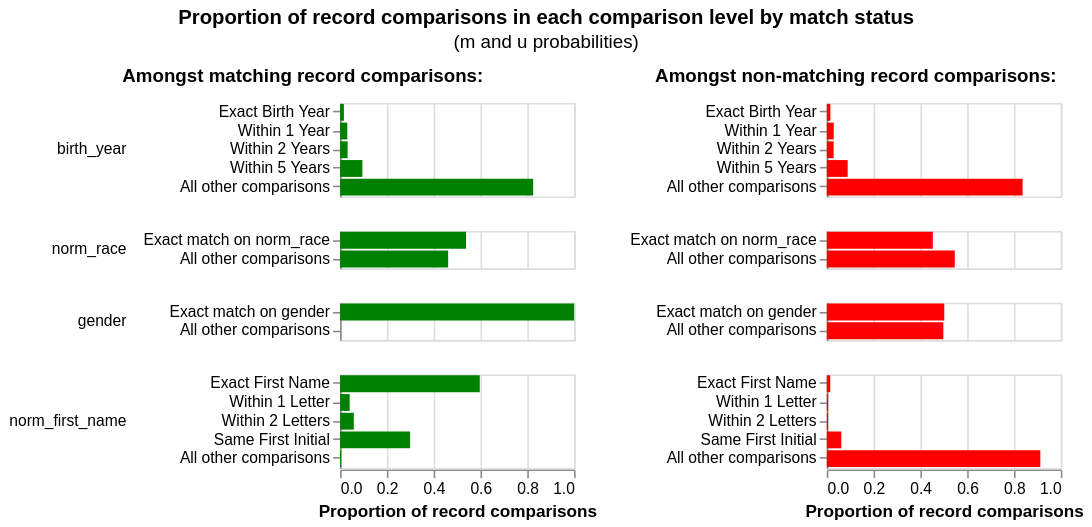

Source (notebook cell):
### Markdown cell above
### Interpreting the Above Figure

The above figure aims to depict match weight for each comparison level.

### Code cell
linker.visualisations.m_u_parameters_chart()

### Figure 1 — Vega-Lite specification as saved in the notebook (floating-point values rounded to 4 significant figures)
{"config": {"view": {"continuousWidth": 300, "continuousHeight": 300, "discreteHeight": 300, "discreteWidth": 400}, "header": {"title": null}, "title": {"anchor": "middle", "offset": 10}}, "hconcat": [{"mark": "bar", "encoding": {"color": {"value": "green"}, "row": {"field": "comparison_name", "header": {"labelAlign": "left", "labelAnchor": "middle", "labelAngle": 0}, "sort": {"field": "comparison_sort_order"}, "type": "nominal"}, "tooltip": [{"field": "comparison_name", "title": "Comparison name", "type": "nominal"}, {"field": "label_for_charts", "title": "Label", "type": "ordinal"}, {"field": "sql_condition", "title": "SQL condition", "type": "nominal"}, {"field": "m_probability", "format": ".10~g", "title": "M probability", "type": "quantitative"}, {"field": "u_probability", "format": ".10~g", "title": "U probability", "type": "quantitative"}, {"field": "bayes_factor", "format": ",.6f", "title": "Bayes factor = m/u", "type": "quantitative"}, {"field": "log2_bayes_factor", "format": ".4~g", "title": "Match weight = log2(m/u)", "type": "quantitative"}, {"field": "bayes_factor_description", "title": "Match weight description", "type": "nominal"}, {"field": "m_probability_description", "title": "m probability description", "type": "nominal"}, {"field": "u_probability_description", "title": "u probability description", "type": "nominal"}], "x": {"axis": {"title": "Proportion of record comparisons"}, "field": "m_probability", "type": "quantitative"}, "y": {"axis": {"title": null}, "field": "label_for_charts", "sort": {"field": "comparison_vector_value", "order": "descending"}, "type": "nominal"}}, "height": {"step": 12}, "resolve": {"scale": {"y": "independent"}}, "title": {"text": "Amongst matching record comparisons:", "fontSize": 12, "fontWeight": "bold"}, "transform": [{"filter": "(datum.bayes_factor != 'no-op filter due to vega lite issue 4680')"}], "width": 150}, {"mark": "bar", "encoding": {"color": {"value": "red"}, "row": {"field": "comparison_name", "header": {"labels": false}, "sort": {"field": "comparison_sort_order"}, "type": "nominal"}, "tooltip": [{"field": "comparison_name", "title": "Comparison name", "type": "nominal"}, {"field": "label_for_charts", "title": "Label", "type": "ordinal"}, {"field": "sql_condition", "title": "SQL condition", "type": "nominal"}, {"field": "m_probability", "format": ".10~g", "title": "M probability", "type": "quantitative"}, {"field": "u_probability", "format": ".10~g", "title": "U probability", "type": "quantitative"}, {"field": "bayes_factor", "format": ",.6f", "title": "Bayes factor = m/u", "type": "quantitative"}, {"field": "log2_bayes_factor", "format": ".4~g", "title": "Match weight = log2(m/u)", "type": "quantitative"}, {"field": "bayes_factor_description", "title": "Match weight description", "type": "nominal"}, {"field": "m_probability_description", "title": "m probability description", "type": "nominal"}, {"field": "u_probability_description", "title": "u probability description", "type": "nominal"}], "x": {"axis": {"title": "Proportion of record comparisons"}, "field": "u_probability", "type": "quantitative"}, "y": {"axis": {"title": null}, "field": "label_for_charts", "sort": {"field": "comparison_vector_value", "order": "descending"}, "type": "nominal"}}, "height": {"step": 12}, "resolve": {"scale": {"y": "independent"}}, "title": {"text": "Amongst non-matching record comparisons:", "fontSize": 12, "fontWeight": "bold"}, "transform": [{"filter": "(datum.bayes_factor != 'no-op filter2 due to vega lite issue 4680')"}], "width": 150}], "data": {"name": "data-984e9c1be67c3d902e5c5efa5d38d9fc"}, "title": {"text": "Proportion of record comparisons in each comparison level by match status", "subtitle": "(m and u probabilities)"}, "$schema": "https://vega.github.io/schema/vega-lite/v5.9.3.json", "datasets": {"data-984e9c1be67c3d902e5c5efa5d38d9fc": [{"comparison_name": "birth_year", "sql_condition": "abs(birth_year_l - birth_year_r) = 0", "label_for_charts": "Exact Birth Year", "m_probability": 0.01629, "u_probability": 0.01526, "m_probability_description": "Amongst matching record comparisons, 1.629% of records (i.e. one in 61.38) are in the exact birth year comparison level", "u_probability_description": "Amongst non-matching record comparisons, 1.526% of records (i.e. one in 65.54) are in the exact birth year comparison level", "has_tf_adjustments": false, "tf_adjustment_column": null, "tf_adjustment_weight": 1.0, "is_null_level": false, "bayes_factor": 1.068, "log2_bayes_factor": 0.09457, "comparison_vector_value": 4, "max_comparison_vector_value": 4, "bayes_factor_description": "If comparison level is `exact birth year` then comparison is 1.068 times more likely to be a match", "probability_two_random_records_match": 0.007488, "comparison_sort_order": 0}, {"comparison_name": "birth_year", "sql_condition": "abs(birth_year_l - birth_year_r) <= 1", "label_for_charts": "Within 1 Year", "m_probability": 0.0309, "u_probability": 0.02961, "m_probability_description": "Amongst matching record comparisons, 3.09% of records (i.e. one in 32.36) are in the within 1 year comparison level", "u_probability_description": "Amongst non-matching record comparisons, 2.961% of records (i.e. one in 33.78) are in the within 1 year comparison level", "has_tf_adjustments": false, "tf_adjustment_column": null, "tf_adjustment_weight": 1.0, "is_null_level": false, "bayes_factor": 1.044, "log2_bayes_factor": 0.06173, "comparison_vector_value": 3, "max_comparison_vector_value": 4, "bayes_factor_description": "If comparison level is `within 1 year` then comparison is 1.044 times more likely to be a match", "probability_two_random_records_match": 0.007488, "comparison_sort_order": 0}, {"comparison_name": "birth_year", "sql_condition": "abs(birth_year_l - birth_year_r) <= 2", "label_for_charts": "Within 2 Years", "m_probability": 0.03217, "u_probability": 0.02915, "m_probability_description": "Amongst matching record comparisons, 3.217% of records (i.e. one in 31.09) are in the within 2 years comparison level", "u_probability_description": "Amongst non-matching record comparisons, 2.915% of records (i.e. one in 34.3) are in the within 2 years comparison level", "has_tf_adjustments": false, "tf_adjustment_column": null, "tf_adjustment_weight": 1.0, "is_null_level": false, "bayes_factor": 1.103, "log2_bayes_factor": 0.1421, "comparison_vector_value": 2, "max_comparison_vector_value": 4, "bayes_factor_description": "If comparison level is `within 2 years` then comparison is 1.103 times more likely to be a match", "probability_two_random_records_match": 0.007488, "comparison_sort_order": 0}, {"comparison_name": "birth_year", "sql_condition": "abs(birth_year_l - birth_year_r) <= 5", "label_for_charts": "Within 5 Years", "m_probability": 0.09535, "u_probability": 0.08926, "m_probability_description": "Amongst matching record comparisons, 9.535% of records (i.e. one in 10.49) are in the within 5 years comparison level", "u_probability_description": "Amongst non-matching record comparisons, 8.926% of records (i.e. one in 11.2) are in the within 5 years comparison level", "has_tf_adjustments": false, "tf_adjustment_column": null, "tf_adjustment_weight": 1.0, "is_null_level": false, "bayes_factor": 1.068, "log2_bayes_factor": 0.09525, "comparison_vector_value": 1, "max_comparison_vector_value": 4, "bayes_factor_description": "If comparison level is `within 5 years` then comparison is 1.068 times more likely to be a match", "probability_two_random_records_match": 0.007488, "comparison_sort_order": 0}, {"comparison_name": "birth_year", "sql_condition": "ELSE", "label_for_charts": "All other comparisons", "m_probability": 0.8253, "u_probability": 0.8367, "m_probability_description": "Amongst matching record comparisons, 82.53% of records (i.e. one in 1.212) are in the all other comparisons comparison level", "u_probability_description": "Amongst non-matching record comparisons, 83.67% of records (i.e. one in 1.195) are in the all other comparisons comparison level", "has_tf_adjustments": false, "tf_adjustment_column": null, "tf_adjustment_weight": 1.0, "is_null_level": false, "bayes_factor": 0.9863, "log2_bayes_factor": -0.01986, "comparison_vector_value": 0, "max_comparison_vector_value": 4, "bayes_factor_description": "If comparison level is `all other comparisons` then comparison is 1.014 times less likely to be a match", "probability_two_random_records_match": 0.007488, "comparison_sort_order": 0}, {"comparison_name": "norm_race", "sql_condition": "\"norm_race_l\" = \"norm_race_r\"", "label_for_charts": "Exact match on norm_race", "m_probability": 0.5382, "u_probability": 0.4531, "m_probability_description": "Amongst matching record comparisons, 53.82% of records (i.e. one in 1.858) are in the exact match on norm_race comparison level", "u_probability_description": "Amongst non-matching record comparisons, 45.31% of records (i.e. one in 2.207) are in the exact match on norm_race comparison level", "has_tf_adjustments": false, "tf_adjustment_column": null, "tf_adjustment_weight": 1.0, "is_null_level": false, "bayes_factor": 1.188, "log2_bayes_factor": 0.2483, "comparison_vector_value": 1, "max_comparison_vector_value": 1, "bayes_factor_description": "If comparison level is `exact match on norm_race` then comparison is 1.188 times more likely to be a match", "probability_two_random_records_match": 0.007488, "comparison_sort_order": 1}, {"comparison_name": "norm_race", "sql_condition": "ELSE", "label_for_charts": "All other comparisons", "m_probability": 0.4618, "u_probability": 0.5469, "m_probability_description": "Amongst matching record comparisons, 46.18% of records (i.e. one in 2.165) are in the all other comparisons comparison level", "u_probability_description": "Amongst non-matching record comparisons, 54.69% of records (i.e. one in 1.829) are in the all other comparisons comparison level", "has_tf_adjustments": false, "tf_adjustment_column": null, "tf_adjustment_weight": 1.0, "is_null_level": false, "bayes_factor": 0.8444, "log2_bayes_factor": -0.2439, "comparison_vector_value": 0, "max_comparison_vector_value": 1, "bayes_factor_description": "If comparison level is `all other comparisons` then comparison is 1.184 times less likely to be a match", "probability_two_random_records_match": 0.007488, "comparison_sort_order": 1}, {"comparison_name": "gender", "sql_condition": "\"gender_l\" = \"gender_r\"", "label_for_charts": "Exact match on gender", "m_probability": 1.0, "u_probability": 0.502, "m_probability_description": "Amongst matching record comparisons, 100% of records (i.e. one in 1) are in the exact match on gender comparison level", "u_probability_description": "Amongst non-matching record comparisons, 50.2% of records (i.e. one in 1.992) are in the exact match on gender comparison level", "has_tf_adjustments": false, "tf_adjustment_column": null, "tf_adjustment_weight": 1.0, "is_null_level": false, "bayes_factor": 1.992, "log2_bayes_factor": 0.9943, "comparison_vector_value": 1, "max_comparison_vector_value": 1, "bayes_factor_description": "If comparison level is `exact match on gender` then comparison is 1.992 times more likely to be a match", "probability_two_random_records_match": 0.007488, "comparison_sort_order": 2}, {"comparison_name": "gender", "sql_condition": "ELSE", "label_for_charts": "All other comparisons", "m_probability": 4.658e-15, "u_probability": 0.498, "m_probability_description": "Amongst matching record comparisons, 4.658e-13% of records (i.e. one in 214,672,615,126,124) are in the all other comparisons comparison level", "u_probability_description": "Amongst non-matching record comparisons, 49.8% of records (i.e. one in 2.008) are in the all other comparisons comparison level", "has_tf_adjustments": false, "tf_adjustment_column": null, "tf_adjustment_weight": 1.0, "is_null_level": false, "bayes_factor": 9.353e-15, "log2_bayes_factor": -46.6, "comparison_vector_value": 0, "max_comparison_vector_value": 1, "bayes_factor_description": "If comparison level is `all other comparisons` then comparison is 106,912,535,914,820 times less likely to be a match", "probability_two_random_records_match": 0.007488, "comparison_sort_order": 2}, {"comparison_name": "norm_first_name", "sql_condition": "levenshtein(norm_first_name_l, norm_first_name_r) = 0", "label_for_charts": "Exact First Name", "m_probability": 0.5971, "u_probability": 0.01465, "m_probability_description": "Amongst matching record comparisons, 59.71% of records (i.e. one in 1.675) are in the exact first name comparison level", "u_probability_description": "Amongst non-matching record comparisons, 1.465% of records (i.e. one in 68.27) are in the exact first name comparison level", "has_tf_adjustments": false, "tf_adjustment_column": null, "tf_adjustment_weight": 1.0, "is_null_level": false, "bayes_factor": 40.76, "log2_bayes_factor": 5.349, "comparison_vector_value": 4, "max_comparison_vector_value": 4, "bayes_factor_description": "If comparison level is `exact first name` then comparison is 40.76 times more likely to be a match", "probability_two_random_records_match": 0.007488, "comparison_sort_order": 3}, {"comparison_name": "norm_first_name", "sql_condition": "levenshtein(norm_first_name_l, norm_first_name_r) = 1", "label_for_charts": "Within 1 Letter", "m_probability": 0.04095, "u_probability": 0.005521, "m_probability_description": "Amongst matching record comparisons, 4.095% of records (i.e. one in 24.42) are in the within 1 letter comparison level", "u_probability_description": "Amongst non-matching record comparisons, 0.5521% of records (i.e. one in 181) are in the within 1 letter comparison level", "has_tf_adjustments": false, "tf_adjustment_column": null, "tf_adjustment_weight": 1.0, "is_null_level": false, "bayes_factor": 7.419, "log2_bayes_factor": 2.891, "comparison_vector_value": 3, "max_comparison_vector_value": 4, "bayes_factor_description": "If comparison level is `within 1 letter` then comparison is 7.419 times more likely to be a match", "probability_two_random_records_match": 0.007488, "comparison_sort_order": 3}, {"comparison_name": "norm_first_name", "sql_condition": "levenshtein(norm_first_name_l, norm_first_name_r) = 2", "label_for_charts": "Within 2 Letters", "m_probability": 0.05862, "u_probability": 0.005193, "m_probability_description": "Amongst matching record comparisons, 5.862% of records (i.e. one in 17.06) are in the within 2 letters comparison level", "u_probability_description": "Amongst non-matching record comparisons, 0.5193% of records (i.e. one in 193) are in the within 2 letters comparison level", "has_tf_adjustments": false, "tf_adjustment_column": null, "tf_adjustment_weight": 1.0, "is_null_level": false, "bayes_factor": 11.29, "log2_bayes_factor": 3.497, "comparison_vector_value": 2, "max_comparison_vector_value": 4, "bayes_factor_description": "If comparison level is `within 2 letters` then comparison is 11.29 times more likely to be a match", "probability_two_random_records_match": 0.007488, "comparison_sort_order": 3}, {"comparison_name": "norm_first_name", "sql_condition": "substr(norm_first_name_l, 1, 1) = substr(norm_first_name_r, 1, 1)", "label_for_charts": "Same First Initial", "m_probability": 0.2992, "u_probability": 0.06202, "m_probability_description": "Amongst matching record comparisons, 29.92% of records (i.e. one in 3.343) are in the same first initial comparison level", "u_probability_description": "Amongst non-matching record comparisons, 6.202% of records (i.e. one in 16.12) are in the same first initial comparison level", "has_tf_adjustments": false, "tf_adjustment_column": null, "tf_adjustment_weight": 1.0, "is_null_level": false, "bayes_factor": 4.823, "log2_bayes_factor": 2.27, "comparison_vector_value": 1, "max_comparison_vector_value": 4, "bayes_factor_description": "If comparison level is `same first initial` then comparison is 4.823 times more likely to be a match", "probability_two_random_records_match": 0.007488, "comparison_sort_order": 3}, {"comparison_name": "norm_first_name", "sql_condition": "ELSE", "label_for_charts": "All other comparisons", "m_probability": 0.004211, "u_probability": 0.9126, "m_probability_description": "Amongst matching record comparisons, 0.4211% of records (i.e. one in 237) are in the all other comparisons comparison level", "u_probability_description": "Amongst non-matching record comparisons, 91.26% of records (i.e. one in 1.096) are in the all other comparisons comparison level", "has_tf_adjustments": false, "tf_adjustment_column": null, "tf_adjustment_weight": 1.0, "is_null_level": false, "bayes_factor": 0.004614, "log2_bayes_factor": -7.76, "comparison_vector_value": 0, "max_comparison_vector_value": 4, "bayes_factor_description": "If comparison level is `all other comparisons` then comparison is 217 times less likely to be a match", "probability_two_random_records_match": 0.007488, "comparison_sort_order": 3}]}}
